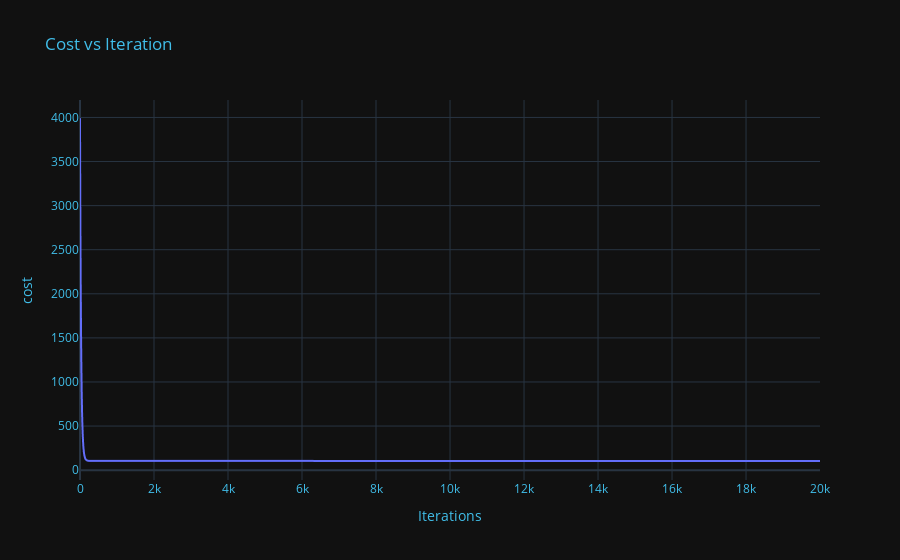

Here is the notebook cell this chart was saved with:
### Code cell
fig = px.line(y=cost,title="Cost vs Iteration",template="plotly_dark")
fig.update_layout(
    title_font_color="#41BEE9", 
    xaxis=dict(color="#41BEE9",title="Iterations"), 
    yaxis=dict(color="#41BEE9",title="cost")
) 

fig.show()

### Figure 1 — Plotly figure (JSON) as saved in the notebook; plotly's stock layout.template omitted (floating-point values rounded to 4 significant figures; data arrays with more than 128 entries replaced by an {"elided": "..."} marker saying what was removed)
{"data": [{"hovertemplate": "x=%{x}<br>y=%{y}<extra></extra>", "legendgroup": "", "line": {"color": "#636efa", "dash": "solid"}, "marker": {"symbol": "circle"}, "mode": "lines", "name": "", "showlegend": false, "type": "scattergl", "x": {"elided": "20000 int values"}, "xaxis": "x", "y": {"elided": "20000 float values"}, "yaxis": "y"}], "layout": {"legend": {"tracegroupgap": 0}, "title": {"font": {"color": "#41BEE9"}, "text": "Cost vs Iteration"}, "xaxis": {"anchor": "y", "color": "#41BEE9", "domain": [0, 1], "title": {"text": "Iterations"}}, "yaxis": {"anchor": "x", "color": "#41BEE9", "domain": [0, 1], "title": {"text": "cost"}}}}
